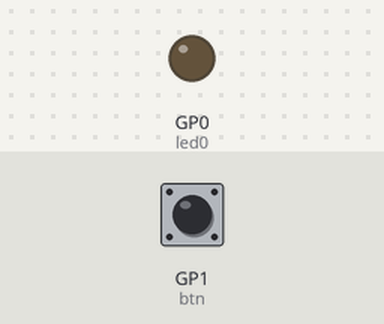
Simulated run of this program. Board: Raspberry Pi Pico running MicroPython. Parts: output pins drawn as LEDs (lit = HIGH). The test bench sets the inputs (shaded band); at power-on: GP1 (btn) LOW.

Above: at 1.2 s.
1.3 s: GP1 (btn) pulled HIGH for 0.15 s
At 1.9 s:
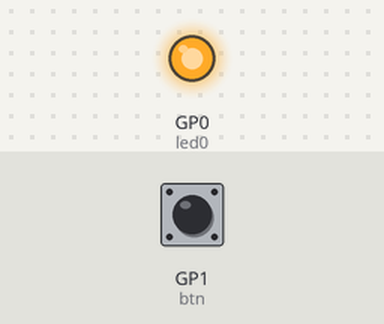
2.9 s: GP1 (btn) pulled HIGH for 1 s
At 4.3 s:
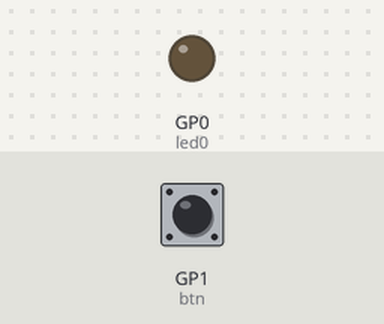
5.4 s: GP1 (btn) pulled HIGH for 3.2 s
At 6.2 s:
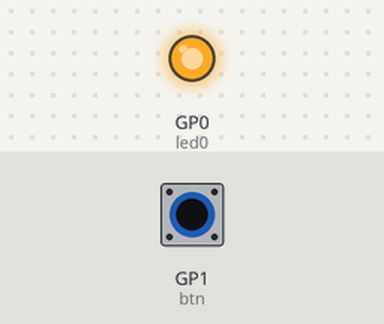
Timing chart, 0 to 8.4 s (numbered marks = the images above; inputs shaded):
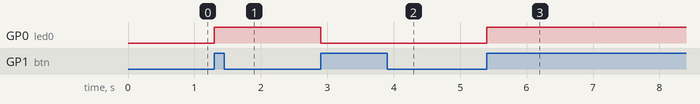

Measured:
- after the input at 1.3 s, GP0 (led0): LOW → HIGH at once
- after the input at 2.9 s, GP0 (led0): HIGH → LOW at once
- after the input at 5.4 s, GP0 (led0): LOW → HIGH at once

The program:

pin_irq_demo.py
```python
from machine import Pin
import time

led0 = Pin(0, Pin.OUT)
btn = Pin(1, Pin.IN)


def on_rise(pin):
    led0.toggle()


btn.irq(handler=on_rise, trigger=Pin.IRQ_RISING)

while True:
    time.sleep(3600)
```
